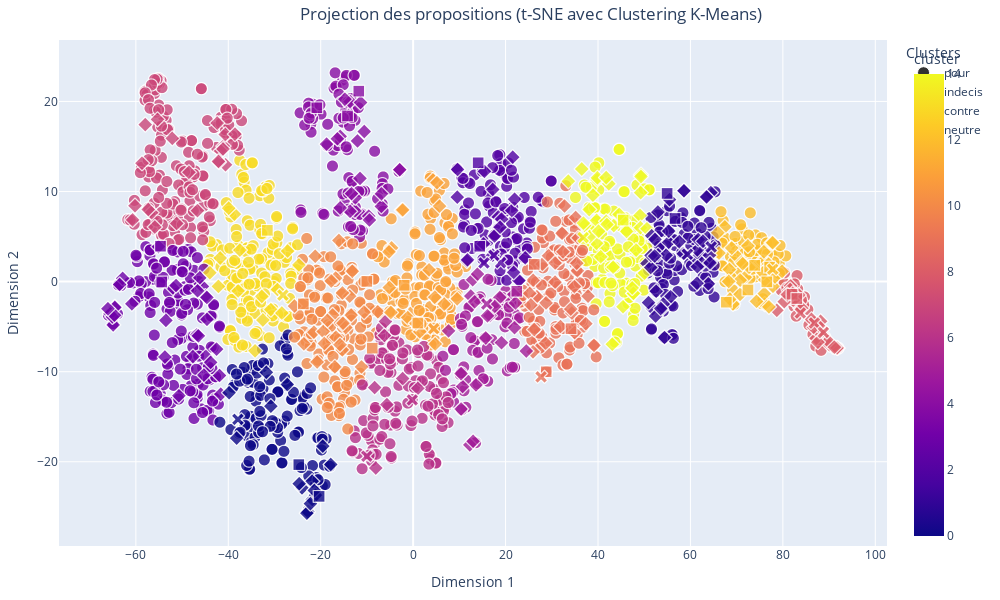

The cell this chart's notebook holds for it:
### Code cell
import plotly.express as px
from sklearn.manifold import TSNE
from sklearn.preprocessing import StandardScaler
from sklearn.cluster import KMeans
import pandas as pd
import matplotlib.pyplot as plt  # Pour obtenir la palette 'tab10'

# Normalisation des vecteurs
scaler = StandardScaler()
vectors_normalized = scaler.fit_transform(proposition_vectors)

# Réduction de dimension à 50 avec PCA
pca = PCA(n_components=50, random_state=42)
vectors_pca_50 = pca.fit_transform(vectors_normalized)

# Réduction des vecteurs à 2 dimensions avec t-SNE
tsne = TSNE(n_components=2, random_state=42, perplexity=30, n_iter=1000)
word_vectors_2d = tsne.fit_transform(vectors_pca_50)

# Appliquer le clustering K-Means
n_clusters = 15
kmeans = KMeans(n_clusters=n_clusters, random_state=42)
cluster = kmeans.fit_predict(word_vectors_2d)
data['cluster'] = cluster

# Préparer les données pour le graphique
df1 = pd.DataFrame(word_vectors_2d, columns=['Dim1', 'Dim2'])
df1['propositions'] = data['Proposition']
df1['cluster'] = cluster
df1['vote'] = data['Catégorie']
df1['proposition_vectors'] = data['mean_vector']

# Créer le graphique interactif avec Plotly
fig = px.scatter(
    df1,
    x='Dim1',
    y='Dim2',
    symbol='vote',  # Utiliser la colonne 'vote' pour les symboles
    color='cluster',  # Utiliser les clusters pour la coloration
    hover_name='propositions',  # Afficher les propositions lors du survol
    title="Projection des propositions (t-SNE avec Clustering K-Means)",
    labels={'Dim1': 'Dimension 1', 'Dim2': 'Dimension 2', 'vote': 'Avis des citoyens'},
    color_discrete_sequence='hsv',  # Utiliser la palette tab10 comme séquence discrète
    category_orders={"cluster": [str(i) for i in range(n_clusters)]},
    width=1000,
    height=600
)

# Personnaliser les points : ajouter des bordures
fig.update_traces(marker=dict(
    size=12,  # Taille des points
    opacity=0.8,  # Transparence
    line=dict(width=1, color='white')  # Bordure noire avec une épaisseur de 2
))

# Ajouter un titre pour la légende des clusters
fig.update_layout(
    legend_title="Clusters",
    title_x=0.3,  # Centrer le titre
    margin=dict(l=40, r=40, t=40, b=40)
)

# Afficher le graphique
fig.show()

### Figure 1 — Plotly figure (JSON) as saved in the notebook; plotly's stock layout.template omitted (floating-point values rounded to 4 significant figures; data arrays with more than 128 entries replaced by an {"elided": "..."} marker saying what was removed)
{"data": [{"hovertemplate": "<b>%{hovertext}</b><br><br>Avis des citoyens=pour<br>Dimension 1=%{x}<br>Dimension 2=%{y}<br>cluster=%{marker.color}<extra></extra>", "hovertext": {"elided": "1506 str values"}, "legendgroup": "pour", "marker": {"color": {"elided": "1506 int values"}, "coloraxis": "coloraxis", "line": {"color": "white", "width": 1}, "opacity": 0.8, "size": 12, "symbol": "circle"}, "mode": "markers", "name": "pour", "showlegend": true, "type": "scattergl", "x": {"elided": "1506 float values"}, "xaxis": "x", "y": {"elided": "1506 float values"}, "yaxis": "y"}, {"hovertemplate": "<b>%{hovertext}</b><br><br>Avis des citoyens=indecis<br>Dimension 1=%{x}<br>Dimension 2=%{y}<br>cluster=%{marker.color}<extra></extra>", "hovertext": {"elided": "356 str values"}, "legendgroup": "indecis", "marker": {"color": {"elided": "356 int values"}, "coloraxis": "coloraxis", "line": {"color": "white", "width": 1}, "opacity": 0.8, "size": 12, "symbol": "diamond"}, "mode": "markers", "name": "indecis", "showlegend": true, "type": "scattergl", "x": {"elided": "356 float values"}, "xaxis": "x", "y": {"elided": "356 float values"}, "yaxis": "y"}, {"hovertemplate": "<b>%{hovertext}</b><br><br>Avis des citoyens=contre<br>Dimension 1=%{x}<br>Dimension 2=%{y}<br>cluster=%{marker.color}<extra></extra>", "hovertext": ["Il faut créer des créneaux horaires réservés aux activités sportives dans les parcs.", "Il faut supprimer/diminuer les remboursements des médicaments des personnes qui pourraient se soigner grâce à l'activité physique.", "Il faut la rendre obligatoire afin de beneficier de soins médicaux", "Il faut rendre les inscriptions gratuites dans les clubs de sport en compensant cette gratuité par des subventions publiques", "Il faut inciter fiscalement à prendre un coach sportif personnel", "Il faut permettre aux employeurs de payer mieux ceux qui sont actifs en sport que les sédentaires.Des employés en forme sont plus avantageux", "Il faut interdire tous les véhicules à moteur et supprimer des places de parking dans les centres villes pour inciter les citoyens à marcher", "Il faut inscrire la pratique d’une activité physique quotidienne dans la Constitution", "Il faut interdire les jeux olympiques, surtout en France.", "Il faut rendre gratuits les places aux JO pour les licenciés", "Il faut donner une prime CPAM en proportion du nombre d’heures de sport mensuelles. Grâce à une appli gérée par le ministère de la Santé", "Il faut lever l’interdiction du port du voile dans les fédérations françaises", "Il faut pénaliser les déplacements courts en voiture.", "Il faut mettre en place des jeux vidéo interactifs qui récompensent les activités physiques réelles.", "Il faut interdire l’arrêt et le stationnement à moins d’un kilomètre des établissements scolaires.", "Il faut du temps et par conséquent favoriser un 100% télétravail", "Il faut changer les équipes de haut niveau et les membres des fédérations dès lors qu’il n’y a eu aucune qualification olympique", "Il faut favoriser les réunions non formelles au sein de l'entreprise en invitant les conjoints pour des thés ou dîners dansants.", "Il faut interdire les sports non écologiques comme le ski et la formule 1", "Il faut que tout le monde prennent des trotinettes ou des vélos électriques c'est bon pour la planète.", "Il faut offrir 1 ou 2 jours de CP, payés par l’Etat, à qui le souhaite, pendant les JO, pour regarder les épreuves et susciter des vocations", "Il faut interdire toutes les demandes de certificats médicaux que ce soit pour les clubs, les professionnels et les compétitions.", "Il faut augmenter les cotisations sociales de ceux qui ne s'inscrive dans aucun sport. ", "Il faut augmenter le prix des carburants pour inciter à aller à pied (au moins partiellement). Pas à vélo! A pied!", "Il faut augmenter les cotisations sociales des non-sportifs. Ils coutent plus cher à la sécu, c'est à eux de payer.", "Il faut adopter un chien ça fera à minima 45 minutes de marche 3 fois par jour", "Il faut pouvoir exclure tout membre d’une fédération qui n’est pas au résultat et éviter qu’il reprenne sa place", "Il faut réduire le nombre d'arrêt de bus en ville pour obliger la marche, un pour 500m semble juste.", "Il faut inciter les Français à s'équiper de montres connectées pour les stimuler à bouger et atteindre des (petits) objectifs quotidiens.", "Il faut encourager les garçons à s'inscrire dans un club de football ou de rugby."], "legendgroup": "contre", "marker": {"color": [10, 9, 1, 3, 0, 10, 14, 9, 3, 13, 8, 12, 4, 12, 12, 2, 9, 1, 8, 4, 12, 11, 0, 4, 11, 10, 5, 11, 2, 12], "coloraxis": "coloraxis", "line": {"color": "white", "width": 1}, "opacity": 0.8, "size": 12, "symbol": "square"}, "mode": "markers", "name": "contre", "showlegend": true, "type": "scattergl", "x": [-10.02, 34.17, 56.67, -54.41, -24.74, -23.75, 45.45, 28.79, -54.67, -31.54, 81.99, 72.45, -11.76, 67.78, 73.9, 14.06, 26.22, 54.95, 83.02, -14.2, 77.14, 4.656, -20.35, -20.84, 1.023, -8.864, 22.42, -1.946, 14.4, 76.54], "xaxis": "x", "y": [0.02134, -5.225, 7.009, -0.0391, -20.31, -2.476, 6.831, -10.01, 3.931, 5.689, -1.401, -0.924, 21.14, -2.285, 1.803, 13.19, 1.91, 9.786, -1.875, 18.39, 1.609, -5.161, -23.84, 19.3, -4.598, -7.383, -1.078, -0.4104, 3.922, -0.02848], "yaxis": "y"}, {"hovertemplate": "<b>%{hovertext}</b><br><br>Avis des citoyens=neutre<br>Dimension 1=%{x}<br>Dimension 2=%{y}<br>cluster=%{marker.color}<extra></extra>", "hovertext": ["Il faut que le double projet d'un.e SHN soit réellement pris en compte par les DTN et CTN", "Il faut régulièrement évaluer les actions des CTN", "Il faut que les SHN listés aient les mêmes avantages notamment dans les Creps (accès aux services médicaux et psycho)", "Il faut faciliter la vie de nos SHN au collège prévoir des heures prof pour le rattrapage après compétition. ", "Il faut faire la promotion d'applications comme HelloSport.", "Il faut soutenir les applications comme weward et surtout que l'état propose une application du style car - de gens dans les hôpitaux.", "Il faut proposer des APPN dans toutes les écoles et pas seulement au sein des QPV pour faire aimer le sport de plein air", "Il faut que le département puisse payer les entraîneurs en fonction du nombre de licenciés (ce qui en entraînera une hausse)", "Il faut voir qu'il y a l'offre tremplin strict à 11 séances en Maison Sport Santé. Mais une PMR à vie n'a pas accès à un sport normal après.", "Il faut lutter contre l'insuffisance de financement pérenne des MSS afin de sécuriser leur modèle éco déjà très fragilisé par l'offre privée", "Il faut donner une note de difficultés d'une activité physique et du niveau. Cela existe pour des activités comme le trekking.", "Il faut renforcer les MSS car elles ont l'obligation de sensibiliser et promouvoir l'activité physique. Promouvoir une nouvelle culture", "Il faut tracer simplement sur le sol les lignes délimitant les terrains de sport de tous les sports olympiques pour faire du air-sport.", "Il faut faire payer le montant des adhésions à un club sportif (en Sport Adapté, en sport loisirs ou en Sport compétition)", "Il faut créer sur les montres connectées une activité \"Trajet sans voiture\" qui compte la distance totale parcourue et aussi les pas.", "Il faut être plus présent dans les salles", "Il faut aider financièrement le SHN afin de lui permettre de se déplacer sur les compét et d'assurer son avenir "], "legendgroup": "neutre", "marker": {"color": [8, 8, 1, 6, 8, 2, 0, 5, 13, 14, 9, 6, 2, 11, 1, 2, 12], "coloraxis": "coloraxis", "line": {"color": "white", "width": 1}, "opacity": 0.8, "size": 12, "symbol": "x"}, "mode": "markers", "name": "neutre", "showlegend": true, "type": "scattergl", "x": [86.83, 83.79, 59.33, -10.02, 88.78, 18.93, -37.92, 15.92, -28.18, 36.78, 27.68, -0.1815, 17.46, 4.443, 64.5, 15.33, 77.81], "xaxis": "x", "y": [-4.593, -3.482, 3.029, -19.39, -5.638, 2.109, -15.29, -2.492, -1.498, 4.894, -10.57, -13.13, 2.92, -5.228, 3.84, 2.074, 1.369], "yaxis": "y"}], "layout": {"coloraxis": {"colorbar": {"title": {"text": "cluster"}}, "colorscale": [[0, "#0d0887"], [0.1111, "#46039f"], [0.2222, "#7201a8"], [0.3333, "#9c179e"], [0.4444, "#bd3786"], [0.5556, "#d8576b"], [0.6667, "#ed7953"], [0.7778, "#fb9f3a"], [0.8889, "#fdca26"], [1, "#f0f921"]]}, "height": 600, "legend": {"title": {"text": "Clusters"}, "tracegroupgap": 0}, "margin": {"b": 40, "l": 40, "r": 40, "t": 40}, "title": {"text": "Projection des propositions (t-SNE avec Clustering K-Means)", "x": 0.3}, "width": 1000, "xaxis": {"anchor": "y", "domain": [0, 1], "title": {"text": "Dimension 1"}}, "yaxis": {"anchor": "x", "domain": [0, 1], "title": {"text": "Dimension 2"}}}}
